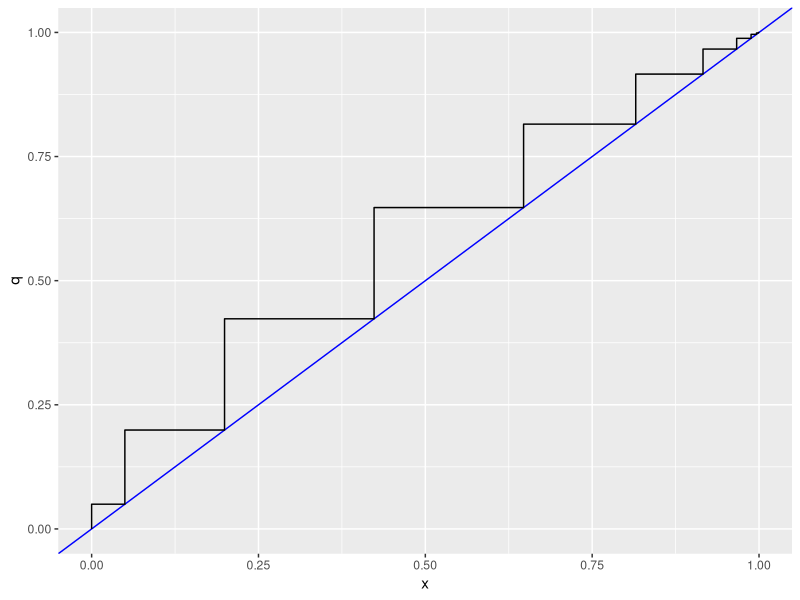
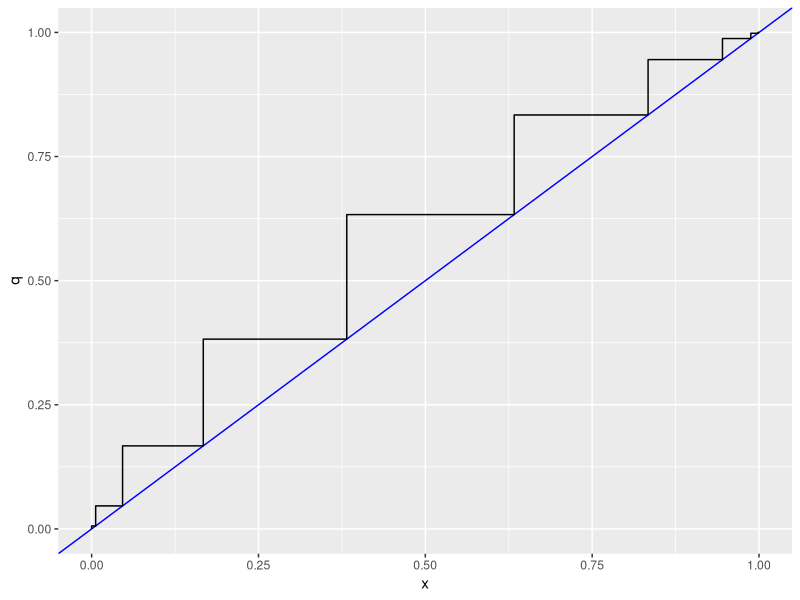
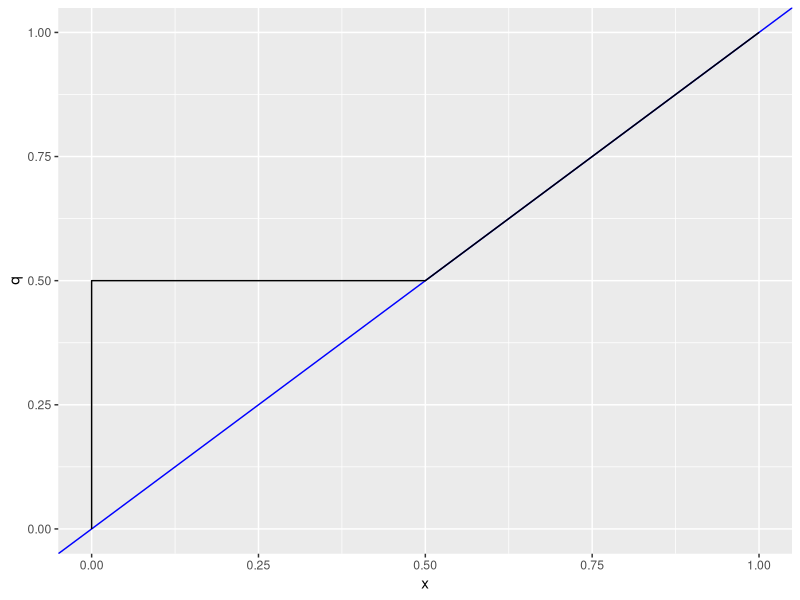

Source code (R) for these figures, in order:
## ---- chunk 1
library(tidyverse)
## ---- chunk 2
plot_q <- function(pfunc, qfunc, ensure_vals, ...) {
  x_base <- pfunc(ensure_vals, ...)
  df <- data.frame(x = c(seq(0,1, length.out = 200), x_base - 1e-5, x_base, x_base + 1e-5)) %>%
    filter(x >= 0, x <= 1) %>%
    mutate(q = pfunc(qfunc(x, ...), ...)) 
  
  df <- rbind(data.frame(x = 0, q = 0),
              df,
              data.frame(x = 1, q = 1))
  
  df %>%
    ggplot(aes(x,q)) +
      geom_abline(intercept = 0, slope = 1, color = "blue") +
      geom_line()
}

plot_q(ppois, qpois, ensure_vals = 0:15,  lambda = 3)

plot_q(pfunc = pbinom, qfunc = qbinom, ensure_vals = 0:10,  size = 10, prob = 0.4)

## ---- chunk 3
# z ~ rnorm(), y = if_else(z <= 0, 0, z)
prelunormal <- function(q) {
  case_when(q < 0 ~ 0,
            q == 0 ~ 0.5,
            q > 0 ~ pnorm(q))
}

qrelunormal <- function(x) {
  case_when(x <= 0.5 ~ 0,
            x > 0.5 ~ qnorm(x))
}

plot_q(pfunc = prelunormal, qfunc = qrelunormal, ensure_vals = 0:10)
